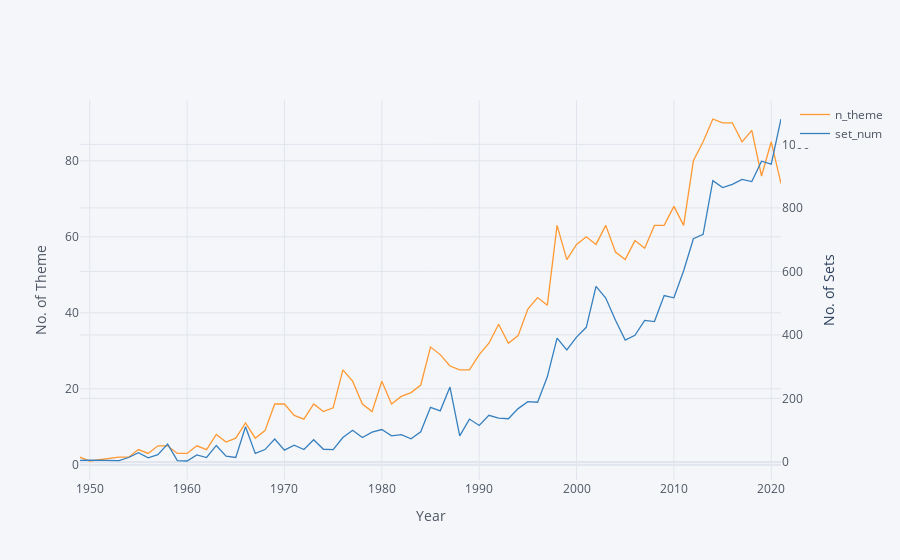

Here is the notebook cell this chart was saved with:
### Code cell
# need to use graph_object for secondary axis. graph_object provide refine control over the graph
df_set_theme = df_sets_yoy.copy()
df_set_theme = df_set_theme.join(df_theme_by_yr)
df_set_theme.drop(2022).iplot(
    y="n_theme", secondary_y="set_num", xTitle="Year", yTitle="No. of Theme", secondary_y_title="No. of Sets"
)

### Figure 1 — Plotly figure (JSON) as saved in the notebook; plotly's stock layout.template omitted (floating-point values rounded to 4 significant figures)
{"data": [{"line": {"color": "rgba(255, 153, 51, 1.0)", "dash": "solid", "shape": "linear", "width": 1.3}, "mode": "lines", "name": "n_theme", "text": "", "type": "scatter", "x": [1949, 1950, 1953, 1954, 1955, 1956, 1957, 1958, 1959, 1960, 1961, 1962, 1963, 1964, 1965, 1966, 1967, 1968, 1969, 1970, 1971, 1972, 1973, 1974, 1975, 1976, 1977, 1978, 1979, 1980, 1981, 1982, 1983, 1984, 1985, 1986, 1987, 1988, 1989, 1990, 1991, 1992, 1993, 1994, 1995, 1996, 1997, 1998, 1999, 2000, 2001, 2002, 2003, 2004, 2005, 2006, 2007, 2008, 2009, 2010, 2011, 2012, 2013, 2014, 2015, 2016, 2017, 2018, 2019, 2020, 2021], "y": [2, 1, 2, 2, 4, 3, 5, 5, 3, 3, 5, 4, 8, 6, 7, 11, 7, 9, 16, 16, 13, 12, 16, 14, 15, 25, 22, 16, 14, 22, 16, 18, 19, 21, 31, 29, 26, 25, 25, 29, 32, 37, 32, 34, 41, 44, 42, 63, 54, 58, 60, 58, 63, 56, 54, 59, 57, 63, 63, 68, 63, 80, 85, 91, 90, 90, 85, 88, 76, 85, 74]}, {"line": {"color": "rgba(55, 128, 191, 1.0)", "dash": "solid", "shape": "linear", "width": 1.3}, "mode": "lines", "name": "set_num", "text": "", "type": "scatter", "x": [1949, 1950, 1953, 1954, 1955, 1956, 1957, 1958, 1959, 1960, 1961, 1962, 1963, 1964, 1965, 1966, 1967, 1968, 1969, 1970, 1971, 1972, 1973, 1974, 1975, 1976, 1977, 1978, 1979, 1980, 1981, 1982, 1983, 1984, 1985, 1986, 1987, 1988, 1989, 1990, 1991, 1992, 1993, 1994, 1995, 1996, 1997, 1998, 1999, 2000, 2001, 2002, 2003, 2004, 2005, 2006, 2007, 2008, 2009, 2010, 2011, 2012, 2013, 2014, 2015, 2016, 2017, 2018, 2019, 2020, 2021], "xaxis": "x", "y": [5, 6, 4, 14, 29, 13, 23, 56, 4, 3, 22, 14, 52, 18, 14, 111, 27, 39, 72, 37, 53, 39, 70, 40, 39, 77, 100, 77, 94, 102, 82, 86, 73, 95, 172, 161, 236, 82, 135, 115, 147, 138, 136, 168, 190, 188, 268, 390, 353, 393, 424, 553, 516, 446, 384, 399, 446, 442, 524, 517, 602, 703, 717, 886, 864, 874, 890, 883, 947, 938, 1080], "yaxis": "y2"}], "layout": {"legend": {"bgcolor": "#F5F6F9", "font": {"color": "#4D5663"}}, "paper_bgcolor": "#F5F6F9", "plot_bgcolor": "#F5F6F9", "title": {"font": {"color": "#4D5663"}}, "xaxis": {"gridcolor": "#E1E5ED", "showgrid": true, "tickfont": {"color": "#4D5663"}, "title": {"font": {"color": "#4D5663"}, "text": "Year"}, "zerolinecolor": "#E1E5ED"}, "yaxis": {"gridcolor": "#E1E5ED", "showgrid": true, "tickfont": {"color": "#4D5663"}, "title": {"font": {"color": "#4D5663"}, "text": "No. of Theme"}, "zerolinecolor": "#E1E5ED"}, "yaxis2": {"anchor": "x", "gridcolor": "#E1E5ED", "overlaying": "y", "showgrid": true, "side": "right", "tickfont": {"color": "#4D5663"}, "title": {"text": "No. of Sets"}, "zerolinecolor": "#E1E5ED"}}}
